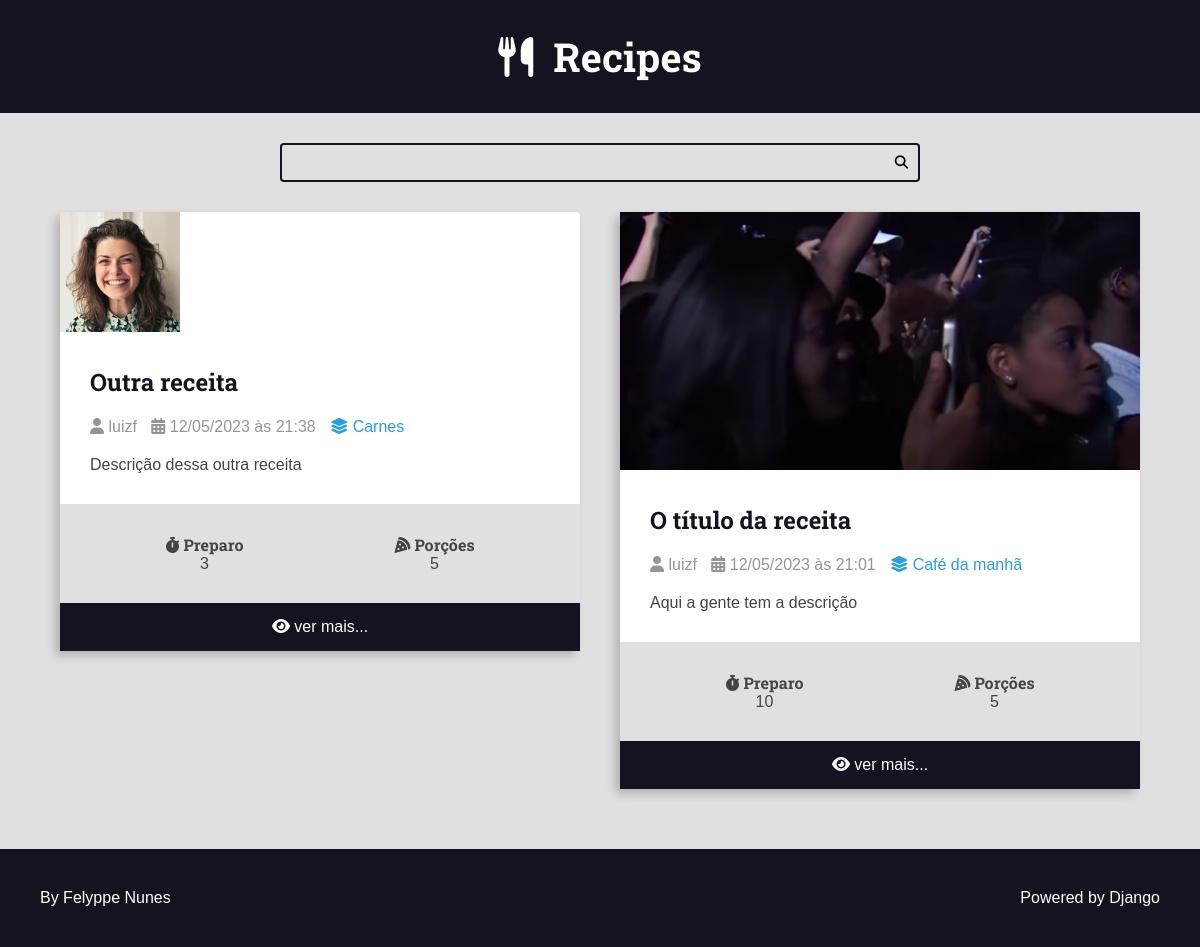
Before: / with the older database file.
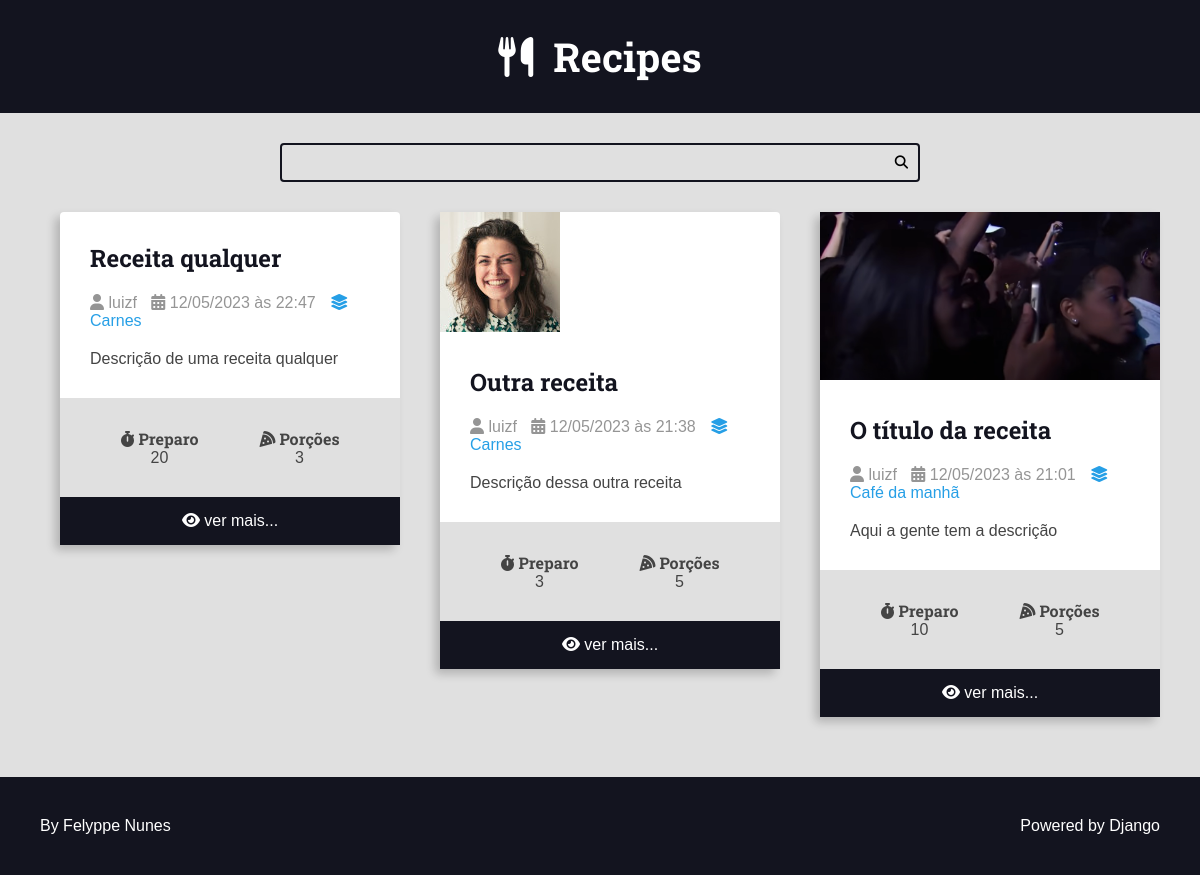
After: the same page with the newer database file.
### recipes/models.py (models this page shows, shortened)
class Recipe(models.Model):
    title = models.CharField(max_length=65)
    description = models.CharField(max_length=165)
    slug = models.SlugField()
    preparation_time = models.IntegerField()
    preparation_time_unit = models.CharField(max_length=65)
    servings = models.IntegerField()
    servings_unit = models.CharField(max_length=65)
    preparation_steps = models.TextField()
    preparation_steps_is_html = models.BooleanField(default=False)
    created_at = models.DateTimeField(auto_now_add=True)
    updated_at = models.DateTimeField(auto_now=True)
    is_published = models.BooleanField(default=False)
    cover = models.ImageField(upload_to='recipes/covers/%Y/%m/%d/', blank=True, default='')
    category = models.ForeignKey(Category, on_delete=models.SET_NULL, null=True)
    author = models.ForeignKey(User, on_delete=models.SET_NULL, null=True)

class Category(models.Model):
    name = models.CharField(max_length=65)

### recipes/views.py (the view)
# urls.py: 2. Add a URL to urlpatterns:  path('', views.home, name='home')
def home(request):
    recipes = Recipe.objects.all().order_by('-id')
    return render(request, 'recipes/pages/home.html', {
        'recipes': recipes #[make_recipe() for _ in range(10)]
    }
)

### recipes/templates/recipes/pages/home.html (shortened to what this page needs)
{% extends 'global/base.html' %}
{% block content %}
<div class="main-content main-content-list container">
    {% for recipe in recipes %}
        {% include 'recipes/partials/recipe.html' %}
    {% endfor %}
</div>
{% endblock content %}

### recipes/templates/recipes/partials/recipe.html
<div class="recipe recipe-list-item">
    {% if recipe.cover %}
        <div class="recipe-cover">
            <a href='{% url "recipes:recipe" recipe.id %}'>
                <img src='{{ recipe.cover.url }}' alt="temporário"> {% comment %}Se n achar o url da imagem, da erro!{% endcomment %}
            </a>
        </div>
    {% endif %}
    <div class="recipe-title-container">
        <h2>
            <a href='{% url "recipes:recipe" recipe.id %}'>
                {{ recipe.title }}
            </a>
        </h2>
    </div>
    <div class="recipe-author">
        <span class="recipe-author-item">
            <i class="fa-solid fa-user"></i>
            {% if recipe.author.first_name  %}
                {{ recipe.author.first_name }} {{ recipe.author.last_name }}
            {% else %}
                {{ recipe.author.username }}
            {% endif %}
        </span>
        <span class="recipe-author-item">
            <i class="fa-solid fa-calendar-days"></i>
            {{ recipe.created_at|date:"d/m/Y" }} às {{ recipe.created_at|date:"H:i" }}
        </span>
        <span class="recipe-author-item">
            <a href="{% url 'recipes:category' recipe.category.id %}">
                <i class="fa-solid fa-layer-group"></i>
                <span>{{ recipe.category.name }} </span>
            </a>
        </span>
    </div>
    <div class="recipe-content">
        <p>{{ recipe.description }}</p>
    </div>
    <div class="recipe-meta-container">
        <div class="recipe-meta recipe-preparation">
            <h3 class="recipe-meta-title">
                <i class="fa-solid fa-stopwatch"></i>
                Preparo
            </h3>
            <div class="recipe-meta-text">
                {{ recipe.preparation_time }} {{ recipe.preparation_time.unit }}
            </div>
        </div>
        <div class="recipe-meta recipe-servings">
            <h3 class="recipe-meta-title">
                <i class="fa-solid fa-pizza-slice"></i>
                Porções
            </h3>
            <div class="recipe-meta-text">
                {{ recipe.servings }} {{ recipe.servings.unit }}
            </div>
        </div>
    </div>
    {% if is_detail_page is not True %}
        <footer class="recipe-footer">
            <a href="{% url 'recipes:recipe' recipe.id %}" class="recipe-read-more button button-dark button-full-width">
                <i class="fa-solid fa-eye"></i>
                <span>ver mais...</span>
            </a>
        </footer>
    {% endif %}
</div>

Changed rows visible on the page:
added Recipe: title "Receita qualquer", author.username "luizf", created_at "12/05/2023", created_at "22:47", category.name "Carnes", description "Descrição de uma receita qualquer", preparation_time "20", servings "3"
